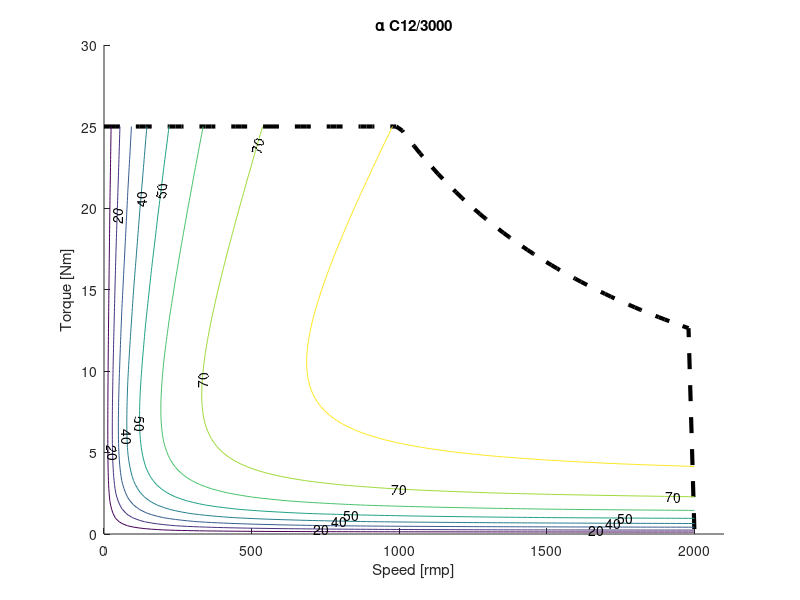
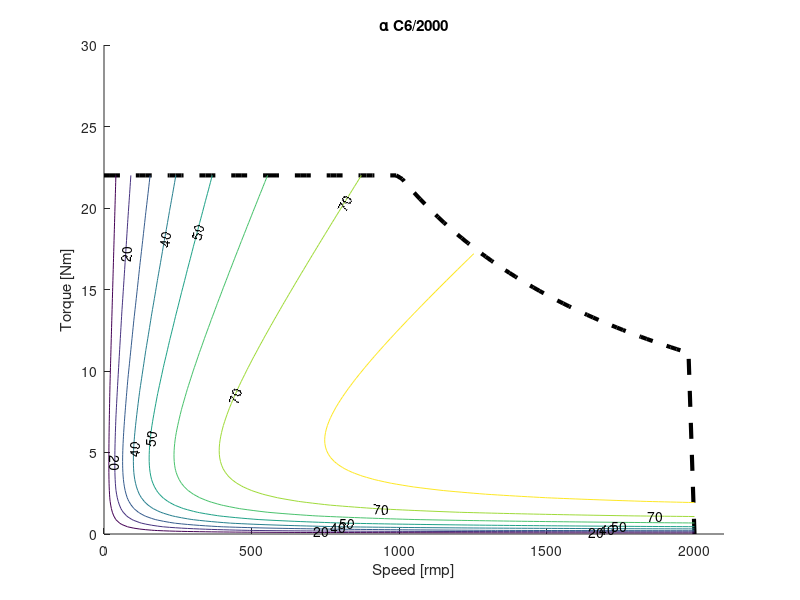
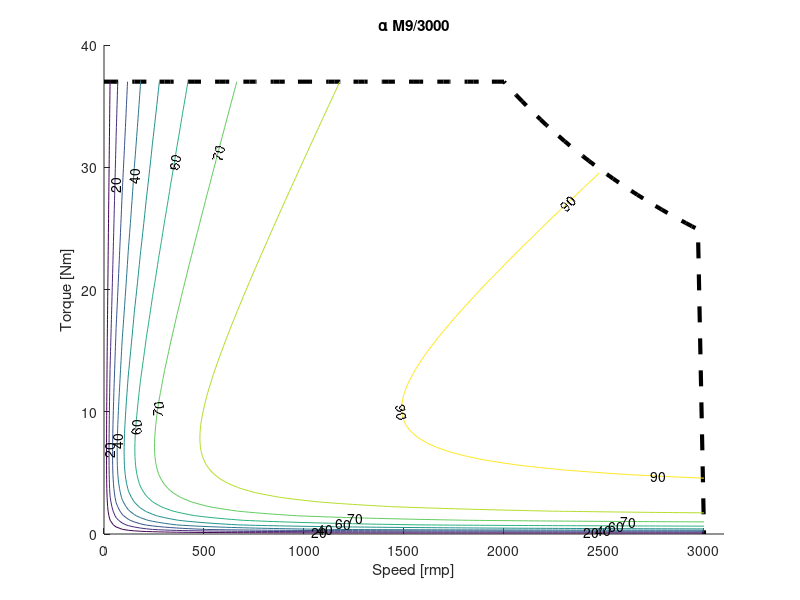

Source code (MATLAB) for these figures, in order:
%% EFFICIENCY MAP FANUC SERVOS
% Berechnet aus den Angaben von GE Fanuc die Effizienz an verschiedenen
% Betriebspunkten


%% Plotting parameters
max_axis_torque = 30;
max_axis_omega  = 2100;
close all

%% ALPHA C6/2000
%% - Parameters
% Config for alpha6/2000

max_speed = 2000; % [rmp]
max_torq  = 22;   % [Nm]
max_alow_torque = 22;
max_pwr   = 22000*pi/30; % [W]
kappa_a   = 1.68; % [Nm/A]
kappa_i   = .56;  % [Vs/rad]
p         = 3;    % Number of pole pairs
T_f       = 0.3;  % [Nm]
R_a       = 1.52; % [Ohm]

P_elamp   = 0.13*230; %[W]
P_thamp   = 37.7; % [W]

N_omega   = 100;
N_torque  = 100;

%% - PreProcessing

omega  = repmat(linspace(0,max_speed*pi/30,N_omega)', 1,N_torque);
torque = repmat(linspace(0,max_torq,       N_torque),N_omega,1);


%% - Processing
P_m = omega.*torque;
%P_m(P_m>max_pwr)=NaN;

T_a = torque+T_f;

T_a(P_m>=max_pwr)=NaN

I_a = T_a/kappa_a;

U_i = kappa_i*omega;
U_r = I_a*R_a;

U_a = U_i+U_r;

P_elm = I_a.*U_a*p;
P_thm = I_a.*U_r*p;

P_el  = P_elm+P_elamp;
P_th  = P_thm+P_thamp;

eta = P_m./P_el;

max_torque_line = [max_pwr./omega(1:end-1,1); 0];
max_torque_line(max_torque_line>max_alow_torque) = max_alow_torque;



%% - Plotting

figure(2)
hold on;
plot(omega(:,1)*30/pi, max_torque_line,'--k','LineWidth',3);
[C,h]=contour(omega*30/pi,torque,eta*100);
set(h,'LevelStep',10,'ShowText','on','TextStep',get(h,'LevelStep')*2); 
axis([0 max_axis_omega 0 max_axis_torque]);
xlabel('Speed [rmp]');
ylabel('Torque [Nm]');
zlabel('\eta [%]');
title('\alpha C6/2000');
hold off;

%% ALPHA C12/3000
%% - Parameters
% Config for alpha12/3000

max_speed = 2000; % [rmp]
max_torq  = 25;   % [Nm]
max_alow_torque = 25;
max_pwr   = 25000*pi/30; % [W]
kappa_a   = 2.04; % [Nm/A]
kappa_i   = 0.68; % [Vs/rad]
p         = 3;    % Number of pole pairs

T_f       = 0.8;  % [Nm]
R_a       = 1.10; % [Ohm]

P_elamp   = 0.13*230; %[W]
P_thamp   = 47.3; % [W]

N_omega   = 100;
N_torque  = 100;

%% - PreProcessing

omega  = repmat(linspace(0,max_speed*pi/30,N_omega)', 1,N_torque);
torque = repmat(linspace(0,max_torq,       N_torque),N_omega,1);


%% - Processing
P_m = omega.*torque;
%P_m(P_m>max_pwr)=NaN;

T_a = torque+T_f;

T_a(P_m>=max_pwr)=NaN

I_a = T_a/kappa_a;

U_i = kappa_i*omega;
U_r = I_a*R_a;

U_a = U_i+U_r;

P_elm = I_a.*U_a*p;
P_thm = I_a.*U_r*p;

P_el  = P_elm+P_elamp;
P_th  = P_thm+P_thamp;

eta = P_m./P_el;

max_torque_line = [max_pwr./omega(1:end-1,1); 0];
max_torque_line(max_torque_line>max_alow_torque) = max_alow_torque;


%% - Plotting

figure(1)
hold on;
plot(omega(:,1)*30/pi, max_torque_line,'--k','LineWidth',3);
[C,h]=contour(omega*30/pi,torque,eta*100);
set(h,'LevelStep',10,'ShowText','on','TextStep',get(h,'LevelStep')*2); 
axis([0 max_axis_omega 0 max_axis_torque]);
xlabel('Speed [rmp]');
ylabel('Torque [Nm]');
zlabel('\eta [%]');
title('\alpha C12/3000');

hold off;

%% ALPHA M9/3000
%% - Parameters
% Config for alphaM9/3000

max_speed = 3000; % [rmp]
max_torq  = 37;   % [Nm]
max_alow_torque = 37;
max_pwr   = 74000*pi/30; % [W]
kappa_a   = 0.86; % [Nm/A]
kappa_i   = 0.29; % [Vs/rad]
p         = 3;    % Number of pole pairs

T_f       = 0.3;  % [Nm]
R_a       = 0.181; % [Ohm]

P_elamp   = 0.13*230; %[W]
P_thamp   = 33.3; % [W]

N_omega   = 100;
N_torque  = 100;

%% - PreProcessing

omega  = repmat(linspace(0,max_speed*pi/30,N_omega)', 1,N_torque);
torque = repmat(linspace(0,max_torq,       N_torque),N_omega,1);


%% - Processing
P_m = omega.*torque;
%P_m(P_m>max_pwr)=NaN;

T_a = torque+T_f;

T_a(P_m>=max_pwr)=NaN

I_a = T_a/kappa_a;

U_i = kappa_i*omega;
U_r = I_a*R_a;

U_a = U_i+U_r;

P_elm = I_a.*U_a*p;
P_thm = I_a.*U_r*p;

P_el  = P_elm+P_elamp;
P_th  = P_thm+P_thamp;

eta = P_m./P_el;

max_torque_line = [max_pwr./omega(1:end-1,1); 0];
max_torque_line(max_torque_line>max_alow_torque) = max_alow_torque;


%% - Plotting

figure(3)
hold on;
plot(omega(:,1)*30/pi, max_torque_line,'--k','LineWidth',3);
[C,h]=contour(omega*30/pi,torque,eta*100);
set(h,'LevelStep',10,'ShowText','on','TextStep',get(h,'LevelStep')*2); 
axis([0 3100 0 40]);
xlabel('Speed [rmp]');
ylabel('Torque [Nm]');
zlabel('\eta [%]');
title('\alpha M9/3000');

hold off;
